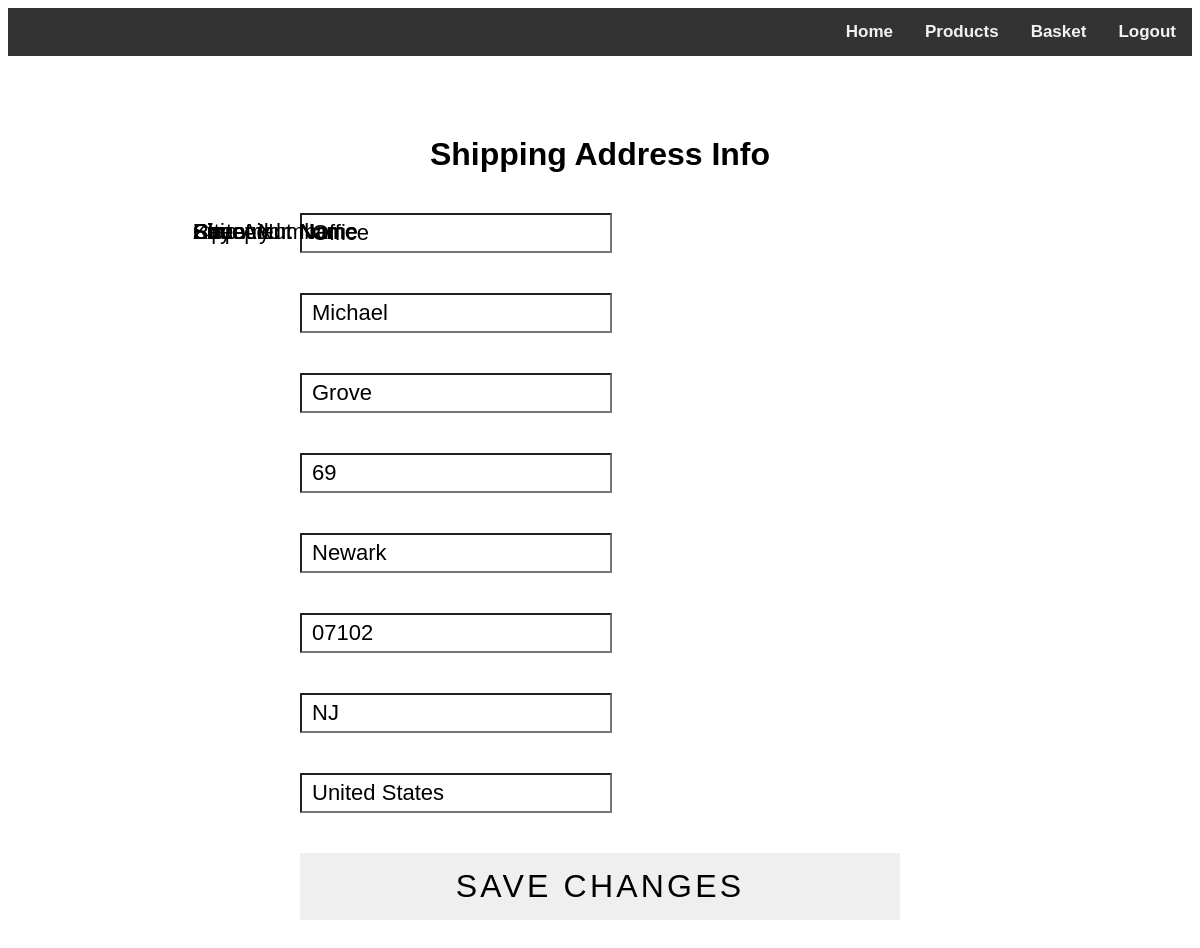
/views/editSAddr.php?id=Office (signed in), run on the app's committed database.
### tables this page shows
CREATE TABLE `shipping_address` (
  `CID` int(10) NOT NULL,
  `SAName` varchar(30) NOT NULL,
  `RecepientName` varchar(50) NOT NULL,
  `Street` varchar(50) NOT NULL,
  `SNumber` varchar(20) NOT NULL,
  `City` varchar(30) NOT NULL,
  `Zip` varchar(10) NOT NULL,
  `State` varchar(30) NOT NULL,
  `Country` varchar(30) NOT NULL
);

### views/editSAddr.php (the view, shortened to what this page needs)
<?php
$con = mysqli_connect("localhost","root","","onlinestore","3307");
$cid = $_SESSION['CID'];
  $id = $_GET['id'];
$sql = "SELECT * FROM shipping_address WHERE CID = '$cid' AND SAName = '$id'";
$result = mysqli_query($con,$sql);
?>
<!DOCTYPE html>
<html lang="en">
<head>
    <link rel="stylesheet" href="../css/signup.css">
</head>
<body>
<div class="topnav">
        <b><a href="logout.php">Logout</a>
        <a href="basket.php">Basket</a>
        <a href="products.php">Products</a>
        <a href="dashboard.php">Home</a></b>
        </div>
<div class="form">
      <div class="tab-content">
        <div id="signup">
          <h1>Shipping Address Info</h1>
          <form action="../db/editSAddr_db.php" method="get">
          <div class="top-row">
          	<?php
                while(($rows = mysqli_fetch_assoc($result)))
                {
             ?>
            <label style="margin-left: 180px;">Ship Addr. Name</label>
            <div class="field-wrap">
            <input type="text" name="saname" readonly id="saname" placeholder="Ship Addr. Name" required value="<?php echo $rows['SAName'];?>">
          	</div>
            <label style="margin-left: 180px;">Recepient Name</label>
            <div class="field-wrap">
            <input type="text" name="recepient" id="recepient" placeholder="Recepient Name" required value="<?php echo $rows['RecepientName'];?>">
            </div>
            <label style="margin-left: 180px;">Street</label>
            <div class="field-wrap">
            <input type="text" name="street" id="street" placeholder="Street" required value="<?php echo $rows['Street'];?>">
            </div>
            <label style="margin-left: 180px;">Street Number</label>
            <div class="field-wrap">
            <input type="text" name="snum" id="snum" placeholder="Street Number" required value="<?php echo $rows['SNumber'];?>">
            </div>
            <label style="margin-left: 180px;">City</label>
            <div class="field-wrap">
            <input type="text" name="city" id="city" placeholder="City" required value="<?php echo $rows['City'];?>">
            </div>
            <label style="margin-left: 180px;">Zip</label>
            <div class="field-wrap">
            <input type="text" name="zip" id="zip" placeholder="Zip" required value="<?php echo $rows['Zip'];?>">
            </div>
            <label style="margin-left: 180px;">State</label>
            <div class="field-wrap">
            <input type="text" name="state" id="state" placeholder="State" required value="<?php echo $rows['State'];?>">
            </div>
            <label style="margin-left: 180px;">Country</label>
            <div class="field-wrap">
            <input type="text" name="country" id="country" placeholder="Country" required value="<?php echo $rows['Country'];?>">
            </div>
          <button type="submit" class="button button-block" id="save" name="save">Save Changes</button>
          <?php
                }
             ?>
          </div>
          </form>
        </div>
</div>
</body>
</html>

### css/signup.css (style rules this page uses)
*, *:before, *:after { box-sizing: border-box; }
html { overflow-y: scroll; }
body { background:$body-bg; font-family: 'Titillium Web', sans-serif; }
.form { background:rgba($form-bg,.9); padding: 40px; max-width:600px; margin:40px auto; border-radius:$br; box-shadow:0 4px 10px 4px rgba($form-bg,.3); }
h1 { text-align:center; color:$white; font-weight:$thin; margin:0 0 40px; }
.field-wrap { position:relative; margin-bottom:40px; }
.button-block { display:block; width:100%; }

### views/editSAddr.php (style rules this page uses)
.topnav { background-color: #333; overflow: hidden; }
.topnav a { float: right; color: #f2f2f2; text-align: center; padding: 14px 16px; text-decoration: none; font-size: 17px; }

### data on the page
shipping_address: saname "Office", recepient "Michael", street "Grove", snum "69", city "Newark", zip "07102", state "NJ", country "United States"
